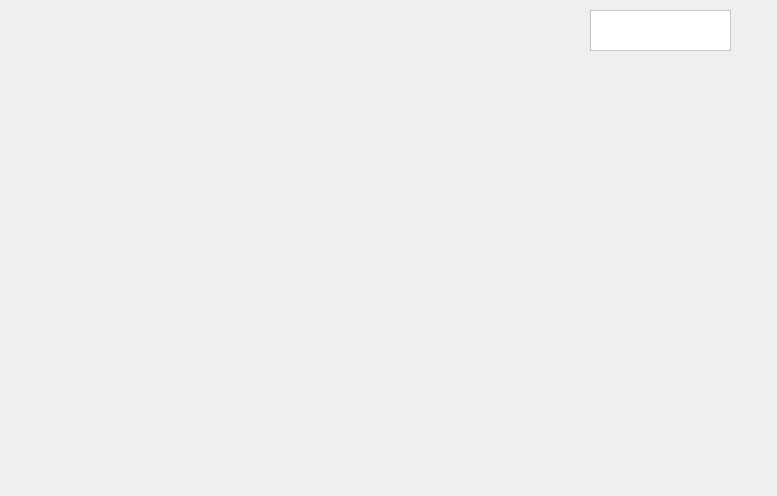
<?xml version="1.0" encoding="UTF-8"?>
<ui version="4.0">
 <class>SGCanvasView</class>
 <widget class="QWidget" name="SGCanvasView">
  <property name="geometry">
   <rect>
    <x>0</x>
    <y>0</y>
    <width>777</width>
    <height>496</height>
   </rect>
  </property>
  <property name="windowTitle">
   <string>Form</string>
  </property>
  <widget class="QPlainTextEdit" name="teDebugInfo">
   <property name="geometry">
    <rect>
     <x>590</x>
     <y>10</y>
     <width>141</width>
     <height>41</height>
    </rect>
   </property>
   <property name="acceptDrops">
    <bool>false</bool>
   </property>
   <property name="styleSheet">
    <string notr="true">background-color:white;
color:black</string>
   </property>
   <property name="readOnly">
    <bool>true</bool>
   </property>
   <property name="plainText">
    <string/>
   </property>
   <property name="backgroundVisible">
    <bool>false</bool>
   </property>
  </widget>
 </widget>
 <resources/>
 <connections/>
</ui>
